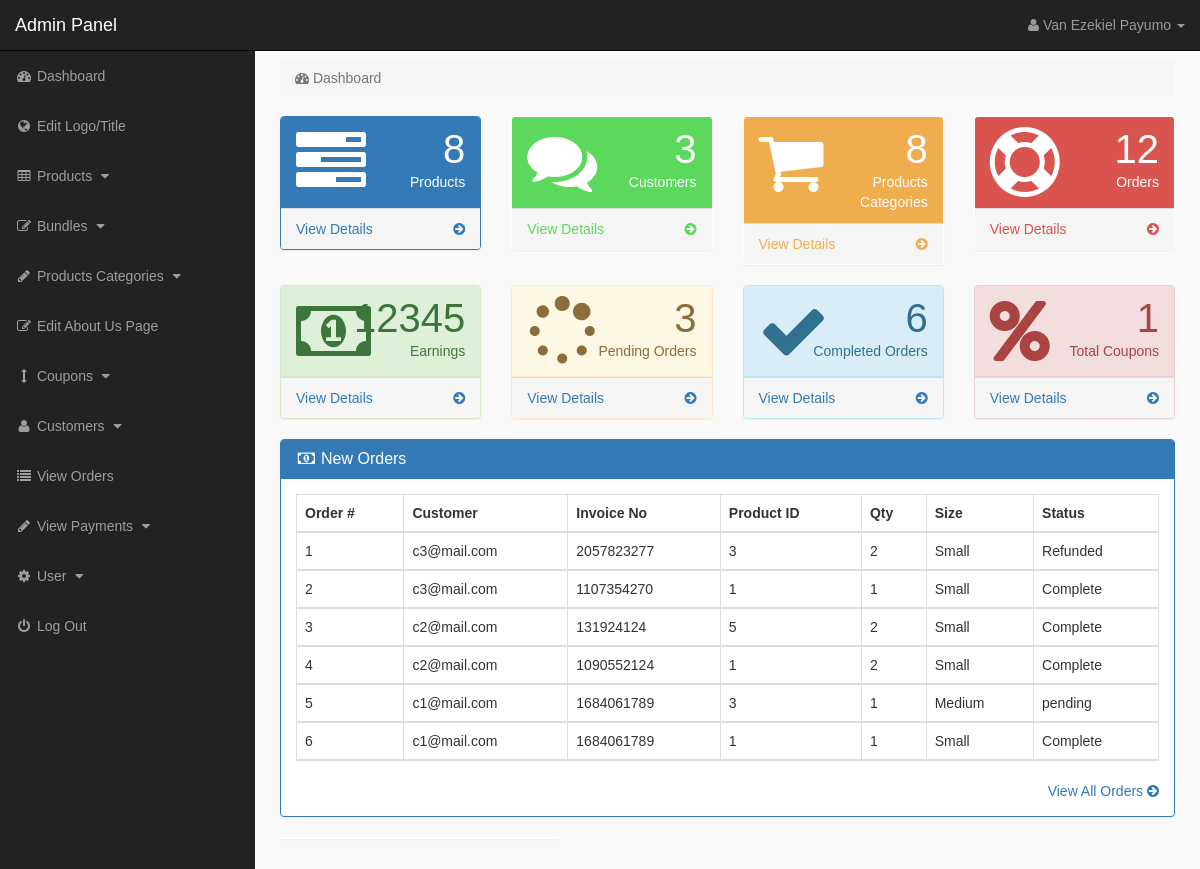
Page /admin_area/index.php?dashboard (signed in) on the committed database.
### tables this page shows
CREATE TABLE `pending_orders` (
  `order_id` int(10) NOT NULL,
  `customer_id` int(10) NOT NULL,
  `invoice_no` int(10) NOT NULL,
  `product_id` text NOT NULL,
  `qty` int(10) NOT NULL,
  `size` text NOT NULL,
  `order_status` text NOT NULL
);

CREATE TABLE `customers` (
  `customer_id` int(10) NOT NULL,
  `customer_name` varchar(255) NOT NULL,
  `customer_email` varchar(255) NOT NULL,
  `customer_pass` varchar(255) NOT NULL,
  `customer_country` text NOT NULL,
  `customer_city` text NOT NULL,
  `customer_contact` varchar(255) NOT NULL,
  `customer_address` text NOT NULL,
  `customer_image` text NOT NULL,
  `customer_ip` varchar(255) NOT NULL,
  `customer_confirm_code` text NOT NULL
);

### admin_area/dashboard.php (the view, shortened to what this page needs)
<?php
if (!isset($_SESSION['admin_email'])) {
    echo "<script>window.open('login.php','_self')</script>";
} else {
    $admin_level = $_SESSION['admin_level'];
    if ($admin_level == 2) {
        $hideme = 'display:none;';
    } else {
        $hideme = '';
    }
    ?>
<div class="row">
    <div class="col-lg-12">
        <ol class="breadcrumb">
            <li class="active">
        <i class="fa fa-dashboard"></i> Dashboard
            </li>
        </ol>
    </div>
</div>
<div class="row">
        <div class="col-lg-3 col-md-6">
            <div class="panel panel-primary">
                <div class="panel-heading">
                    <div class="row">
                        <div class="col-xs-3">
                            <i class="fa fa-tasks fa-5x"> </i>
                        </div>
                            <div class="col-xs-9 text-right">
                                <div class="huge"> <?php echo $count_products; ?> </div>
                                <div>Products</div>
                        </div>
                    </div>
                </div>
                <a href="index.php?view_products">
                    <div class="panel-footer">
                        <span class="pull-left"> View Details </span>
                        <span class="pull-right"> <i class="fa fa-arrow-circle-right"></i> </span>
                        <div class="clearfix"></div>
                    </div>
                </a>
            </div>
        </div>
    <div class="col-lg-3 col-md-6">
        <div class="panel panel-green">
            <div class="panel-heading">
                <div class="row">
                    <div class="col-xs-3">
                        <i class="fa fa-comments fa-5x"> </i>
                    </div>
                    <div class="col-xs-9 text-right">
                        <div class="huge"> <?php echo $count_customers; ?> </div>
                        <div>Customers</div>
                    </div>
                </div>
            </div>
            <a style="<?php echo $hideme; ?>" href="index.php?view_customers">
                <div class="panel-footer">
                    <span class="pull-left"> View Details </span>
                    <span class="pull-right"> <i class="fa fa-arrow-circle-right"></i> </span>
                    <div class="clearfix"></div>
                </div>
            </a>
        </div>
    </div>
    <div class="col-lg-3 col-md-6">
        <div class="panel panel-yellow">
            <div class="panel-heading">
                <div class="row">
                    <div class="col-xs-3">
                        <i class="fa fa-shopping-cart fa-5x"> </i>
                    </div>
                    <div class="col-xs-9 text-right">
                        <div class="huge"> <?php echo $count_p_categories; ?> </div>
                            <div>Products Categories</div>
                        </div>
                </div>
            </div>
            <a href="index.php?view_p_cats">
                <div class="panel-footer">
                    <span class="pull-left"> View Details </span>
                    <span class="pull-right"> <i class="fa fa-arrow-circle-right"></i> </span>
                    <div class="clearfix"></div>
                </div>
            </a>
        </div>
    </div>
    <div class="col-lg-3 col-md-6">
        <div class="panel panel-red">
            <div class="panel-heading">
                <div class="row">
                    <div class="col-xs-3">
                        <i class="fa fa-support fa-5x"> </i>
                    </div>
                    <div class="col-xs-9 text-right">
                        <div class="huge"> <?php echo $count_total_orders; ?> </div>
                        <div>Orders</div>
                    </div>
                </div>
            </div>
            <a href="index.php?view_orders">
                <div class="panel-footer">
                    <span class="pull-left"> View Details </span>
                    <span class="pull-right"> <i class="fa fa-arrow-circle-right"></i> </span>
                    <div class="clearfix"></div>
                </div>
            </a>
        </div>
    </div>
</div>
<div class="row">
    <div class="col-lg-3 col-md-6">
        <div class="panel panel-success">
            <div class="panel-heading">
                <div class="row">
                    <div class="col-xs-3">
                        <i class="fa fa-money fa-5x"> </i>
                    </div>
                    <div class="col-xs-9 text-right">
                        <div class="huge"> <?php echo $count_total_earnings ?> </div>
                        <div>Earnings</div>
                    </div>
                </div>
            </div>
            <a href="index.php?view_payments">
             <div class="panel-footer">
                <span class="pull-left"> View Details </span>
                <span class="pull-right"> <i class="fa fa-arrow-circle-right"></i> </span>
                <div class="clearfix"></div>
                 </div>
             </a>
        </div>
    </div>
    <div class="col-lg-3 col-md-6">
        <div class="panel panel-warning">
            <div class="panel-heading">
                <div class="row">
                    <div class="col-xs-3">
                        <i class="fa fa-spinner fa-5x"> </i>
                    </div>
                    <div class="col-xs-9 text-right">
                        <div class="huge"> <?php echo $count_pending_orders ?> </div>
                        <div>Pending Orders</div>
                    </div>
                </div>
            </div>
            <a href="index.php?view_orders">
                <div class="panel-footer">
                    <span class="pull-left"> View Details </span>
                    <span class="pull-right"> <i class="fa fa-arrow-circle-right"></i> </span>
                    <div class="clearfix"></div>
                </div>
            </a>
        </div>
    </div>
    <div class="col-lg-3 col-md-6">
        <div class="panel panel-info">
            <div class="panel-heading">
                <div class="row">
                    <div class="col-xs-3">
                        <i class="fa fa-check fa-5x"> </i>
                    </div>
                    <div class="col-xs-9 text-right">
                        <div class="huge"> <?php echo $count_completed_orders ?> </div>
                        <div>Completed Orders</div>
                    </div>
                </div>
            </div>
            <a href="index.php?view_orders">
                <div class="panel-footer">
                    <span class="pull-left"> View Details </span>
                    <span class="pull-right"> <i class="fa fa-arrow-circle-right"></i> </span>
                    <div class="clearfix"></div>
                </div>
            </a>
        </div>
    </div>
    <div class="col-lg-3 col-md-6">
        <div class="panel panel-danger">
            <div class="panel-heading">
                <div class="row">
                    <div class="col-xs-3">
                        <i class="fa fa-percent fa-5x"> </i>
                    </div>
                    <div class="col-xs-9 text-right">
                        <div class="huge"> <?php echo $count_coupons; ?> </div>
                        <div>Total Coupons</div>
                    </div>
                </div>
            </div>
            <a style="<?php echo $hideme; ?>" href="index.php?view_coupons">
                <div class="panel-footer">
                    <span class="pull-left"> View Details </span>
                    <span class="pull-right"> <i class="fa fa-arrow-circle-right"></i> </span>
                    <div class="clearfix"></div>
                </div>
            </a>
        </div>
    </div>
</div>
<div class="row" >
    <div class="col-lg-12" >
        <div class="panel panel-primary" >
            <div class="panel-heading" >
                <h3 class="panel-title" >
                    <i class="fa fa-money fa-fw" ></i> New Orders
                </h3>
            </div>
            <div class="panel-body" >
                <div class="table-responsive" >
                    <table class="table table-bordered table-hover table-striped" >
                        <thead>
                        <tr>
                            <th>Order #</th>
                            <th>Customer</th>
                            <th>Invoice No</th>
                            <th>Product ID</th>
                            <th>Qty</th>
                            <th>Size</th>
                            <th>Status</th>
                        </tr>
                        <?php
                            $i = 0;
                            $get_order = "select * from pending_orders order by 1 DESC LIMIT 0,6";
                            $run_order = mysqli_query($con, $get_order);
                            while ($row_order = mysqli_fetch_array($run_order)) {
                                $c_id = $row_order['customer_id'];
                                $invoice_no = $row_order['invoice_no'];
                                $product_id = $row_order['product_id'];
                                $qty = $row_order['qty'];
                                $size = $row_order['size'];
                                $order_status = $row_order['order_status'];
                                $i++;
                                ?>
                                <tr>
                                    <td><?php echo $i; ?></td>
                                    <td>
                                        <?php
                                            $get_customer = "select * from customers where customer_id='$c_id'";
                                            $run_customer = mysqli_query($con, $get_customer);
                                            $row_customer = mysqli_fetch_array($run_customer);
                                            $customer_email = $row_customer['customer_email'];
                                            echo $customer_email;
                                        ?>
                                    </td>
                                    <td><?php echo $invoice_no; ?></td>
                                    <td><?php echo $product_id; ?></td>
                                    <td><?php echo $qty; ?></td>
                                    <td><?php echo $size; ?></td>
                                    <td>
                                        <?php
                                            if ($order_status == 'pending') {
                                                 echo $order_status = 'pending';
                                            } else if ($order_status == 'Returned') {
                                                 echo $order_status = 'Returned';
                                            } else if ($order_status == 'Refunded') {
                                                 echo $order_status = 'Refunded';
                                            } else {
                                                 echo $order_status = 'Complete';
                                            }
                                        ?>
                                    </td>
                                </tr>
                            <?php }?>
                     </table>
                </div>
                <div class="text-right" >
                    <a href="index.php?view_orders" >
                    View All Orders <i class="fa fa-arrow-circle-right" ></i>
                    </a>
                </div>
            </div>
        </div>
    </div>
    <div class="col-md-4">
        <div class="panel">
        </div>
    </div>
</div>
<?php }?>

### admin_area/includes/sidebar.php (shortened to what this page needs)
<?php
if (!isset($_SESSION['admin_email'])) {
    echo "<script>window.open('login.php','_self')</script>";
} else {
    $admin_level = $_SESSION['admin_level'];
    if ($admin_level == 2) {
        $hideme = 'display:none;';
    } else {
        $hideme = '';
    }
    ?>
<nav class="navbar navbar-inverse navbar-fixed-top" >
<div class="navbar-header" >
<a class="navbar-brand" href="index.php?dashboard" >Admin Panel</a>
</div>
<ul class="nav navbar-right top-nav" >
<li class="dropdown" >
<a href="#" class="dropdown-toggle" data-toggle="dropdown" >
<i class="fa fa-user" ></i>
<?php echo $admin_name; ?> <b class="caret" ></b>
</a>
</li>
</ul>
<div class="collapse navbar-collapse navbar-ex1-collapse">
<ul class="nav navbar-nav side-nav">
<li>
<a href="index.php?dashboard">
<i class="fa fa-fw fa-dashboard"></i> Dashboard
</a>
</li>
<li>
<a style="<?php echo $hideme; ?>" href="index.php?edit_logo_title">
<i class="fa fa-fw fa-globe"></i> Edit Logo/Title
</a>
</li>
<li>
<a href="#" data-toggle="collapse" data-target="#products">
<i class="fa fa-fw fa-table"></i> Products
<i class="fa fa-fw fa-caret-down"></i>
</a>
</li>
<li>
<a href="#" data-toggle="collapse" data-target="#bundles">
<i class="fa fa-fw fa-edit"></i> Bundles
<i class="fa fa-fw fa-caret-down"></i>
</a>
</li>
<li>
<a href="#" data-toggle="collapse" data-target="#p_cat">
<i class="fa fa-fw fa-pencil"></i> Products Categories
<i class="fa fa-fw fa-caret-down"></i>
</a>
</li>
<li style="<?php echo $hideme; ?>">
<a href="index.php?edit_about_us">
<i class="fa fa-fw fa-edit"></i> Edit About Us Page
</a>
</li>
<li style="<?php echo $hideme; ?>">
<a href="#" data-toggle="collapse" data-target="#coupons">
<i class="fa fa-fw fa-arrows-v"></i> Coupons
<i class="fa fa-fw fa-caret-down"></i>
</a>
</li>
<li style="<?php echo $hideme; ?>">
<a href="#" data-toggle="collapse" data-target="#customer">
<i class="fa fa-fw fa-user"></i> Customers
<i class="fa fa-fw fa-caret-down"></i>
</a>
</li>
<li>
<a href="index.php?view_orders">
<i class="fa fa-fw fa-list"></i> View Orders
</a>
</li>
<li>
<a href="#" data-toggle="collapse" data-target="#pay">
<i class="fa fa-fw fa-pencil"></i> View Payments
<i class="fa fa-fw fa-caret-down"></i>
</a>
</li>
<li>
<a href="#" data-toggle="collapse" data-target="#users">
<i class="fa fa-fw fa-gear"></i> User
<i class="fa fa-fw fa-caret-down"></i>
</a>
</li>
<li>
<a href="logout.php">
<i class="fa fa-fw fa-power-off"></i> Log Out
</a>
</li>
</ul>
</div>
</nav>
<?php }?>

### admin_area/css/style.css (style rules this page uses)
* { font-family: "Montserrat", sans-serif }
body { margin-top: 100px; font-family: "Montserrat"; }
@media (min-width: 768px) { body { margin-top: 50px; } }
.top-nav { padding: 0 15px; }
.top-nav>li { display: inline-block; float: left; }
.top-nav>li>a { padding-top: 15px; padding-bottom: 15px; line-height: 20px; color: #999; }
@media (min-width: 768px) { .side-nav { position: fixed; top: 51px; width: 255px; border-radius: 0; overflow-y: auto; background-color: #222; bottom: 0; overflow-x: hidden; padding-bottom: 40px; } }
@media (min-width: 768px) { .side-nav>li>a { width: 255px; } }
.huge { font-size: 40px; line-height: normal; }
.panel-green>.panel-heading { color: #fff; background-color: #5cd85c; }
.panel-green>a { color: #5cd85c; }
.panel-red>.panel-heading { color: #fff; background-color: #d9534f; }
.panel-red>a { color: #d9534f; }
.panel-yellow>.panel-heading { color: #fff; background-color: #f0ad4e; }
.panel-yellow>a { color: #f0ad4e; }
.panel-body { border-radius: 5px; }

### rows in the picture
pending_orders: customer.customer_email "c3@mail.com", invoice_no "2057823277", product "3", qty "2", size "Small"
pending_orders: customer.customer_email "c3@mail.com", invoice_no "1107354270", product "1", qty "1", size "Small"
pending_orders: customer.customer_email "c2@mail.com", invoice_no "131924124", product "5", qty "2", size "Small"
pending_orders: customer.customer_email "c2@mail.com", invoice_no "1090552124", product "1", qty "2", size "Small"
pending_orders: customer.customer_email "c1@mail.com", invoice_no "1684061789", product "3", qty "1", size "Medium"
pending_orders: customer.customer_email "c1@mail.com", invoice_no "1684061789", product "1", qty "1", size "Small"

### other values in the picture
$admin_name "Van Ezekiel Payumo"
$count_products "8"
$count_customers "3"
$count_p_categories "8"
$count_total_orders "12"
$count_total_earnings "12345"
$count_pending_orders "3"
$count_completed_orders "6"
$count_coupons "1"
